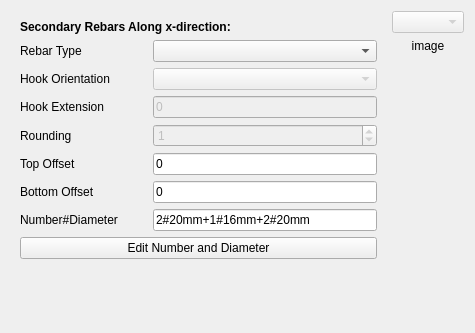
<?xml version="1.0" encoding="UTF-8"?>
<ui version="4.0">
 <class>SecXDirRebarsWidget</class>
 <widget class="QWidget" name="SecXDirRebarsWidget">
  <property name="enabled">
   <bool>true</bool>
  </property>
  <property name="geometry">
   <rect>
    <x>0</x>
    <y>0</y>
    <width>475</width>
    <height>333</height>
   </rect>
  </property>
  <property name="windowTitle">
   <string>Form</string>
  </property>
  <layout class="QGridLayout" name="gridLayout" columnstretch="1,0">
   <item row="0" column="0">
    <widget class="QWidget" name="xdir_rebars_dataWidget" native="true">
     <property name="enabled">
      <bool>true</bool>
     </property>
     <layout class="QFormLayout" name="formLayout">
      <item row="0" column="0" colspan="2">
       <widget class="QLabel" name="xdir_rebars_heading">
        <property name="font">
         <font>
          <weight>75</weight>
          <bold>true</bold>
         </font>
        </property>
        <property name="text">
         <string>Secondary Rebars Along x-direction:</string>
        </property>
       </widget>
      </item>
      <item row="1" column="0">
       <widget class="QLabel" name="xdir_rebars_typeLabel">
        <property name="text">
         <string>Rebar Type</string>
        </property>
       </widget>
      </item>
      <item row="1" column="1">
       <widget class="Gui::PrefComboBox" name="xdir_rebars_type">
        <property name="prefEntry" stdset="0">
         <cstring></cstring>
        </property>
        <property name="prefPath" stdset="0">
         <cstring></cstring>
        </property>
       </widget>
      </item>
      <item row="2" column="0">
       <widget class="QLabel" name="xdir_rebars_hookOrientationLabel">
        <property name="sizePolicy">
         <sizepolicy hsizetype="Fixed" vsizetype="Preferred">
          <horstretch>0</horstretch>
          <verstretch>0</verstretch>
         </sizepolicy>
        </property>
        <property name="minimumSize">
         <size>
          <width>127</width>
          <height>0</height>
         </size>
        </property>
        <property name="text">
         <string>Hook Orientation</string>
        </property>
       </widget>
      </item>
      <item row="2" column="1">
       <widget class="Gui::PrefComboBox" name="xdir_rebars_hookOrientation">
        <property name="enabled">
         <bool>false</bool>
        </property>
       </widget>
      </item>
      <item row="3" column="0">
       <widget class="QLabel" name="xdir_rebars_hookExtensionLabel">
        <property name="text">
         <string>Hook Extension</string>
        </property>
       </widget>
      </item>
      <item row="3" column="1">
       <widget class="Gui::InputField" name="xdir_rebars_hookExtension">
        <property name="enabled">
         <bool>false</bool>
        </property>
        <property name="text">
         <string>0 </string>
        </property>
        <property name="unit" stdset="0">
         <string notr="true"/>
        </property>
       </widget>
      </item>
      <item row="4" column="0">
       <widget class="QLabel" name="xdir_rebars_LRebarRoundingLabel">
        <property name="text">
         <string>Rounding</string>
        </property>
       </widget>
      </item>
      <item row="4" column="1">
       <widget class="Gui::PrefSpinBox" name="xdir_rebars_rounding">
        <property name="enabled">
         <bool>false</bool>
        </property>
        <property name="value">
         <number>1</number>
        </property>
       </widget>
      </item>
      <item row="5" column="0">
       <widget class="QLabel" name="xdir_rebars_topOffsetLabel">
        <property name="text">
         <string>Top Offset</string>
        </property>
       </widget>
      </item>
      <item row="5" column="1">
       <widget class="Gui::InputField" name="xdir_rebars_topOffset">
        <property name="text">
         <string>0 </string>
        </property>
        <property name="unit" stdset="0">
         <string notr="true"/>
        </property>
       </widget>
      </item>
      <item row="6" column="0">
       <widget class="QLabel" name="xdir_rebars_bottomOffsetLabel">
        <property name="text">
         <string>Bottom Offset</string>
        </property>
       </widget>
      </item>
      <item row="6" column="1">
       <widget class="Gui::InputField" name="xdir_rebars_bottomOffset">
        <property name="text">
         <string>0 </string>
        </property>
        <property name="unit" stdset="0">
         <string notr="true"/>
        </property>
       </widget>
      </item>
      <item row="7" column="0">
       <widget class="QLabel" name="numberDiameterLabel">
        <property name="text">
         <string>Number#Diameter</string>
        </property>
       </widget>
      </item>
      <item row="7" column="1">
       <widget class="Gui::PrefLineEdit" name="numberDiameter">
        <property name="enabled">
         <bool>true</bool>
        </property>
        <property name="focusPolicy">
         <enum>Qt::StrongFocus</enum>
        </property>
        <property name="text">
         <string>2#20mm+1#16mm+2#20mm</string>
        </property>
       </widget>
      </item>
      <item row="8" column="0" colspan="2">
       <widget class="QPushButton" name="xdir_rebars_editNumberDiameter">
        <property name="text">
         <string>Edit Number and Diameter</string>
        </property>
       </widget>
      </item>
     </layout>
    </widget>
   </item>
   <item row="0" column="1">
    <layout class="QVBoxLayout" name="ties_configurationLayout">
     <item>
      <widget class="Gui::PrefComboBox" name="ties_configuration">
       <property name="enabled">
        <bool>false</bool>
       </property>
       <property name="sizePolicy">
        <sizepolicy hsizetype="Preferred" vsizetype="Preferred">
         <horstretch>0</horstretch>
         <verstretch>0</verstretch>
        </sizepolicy>
       </property>
       <property name="prefEntry" stdset="0">
        <cstring></cstring>
       </property>
       <property name="prefPath" stdset="0">
        <cstring></cstring>
       </property>
      </widget>
     </item>
     <item>
      <widget class="QLabel" name="ties_configurationImage">
       <property name="sizePolicy">
        <sizepolicy hsizetype="Expanding" vsizetype="Expanding">
         <horstretch>0</horstretch>
         <verstretch>0</verstretch>
        </sizepolicy>
       </property>
       <property name="text">
        <string>image</string>
       </property>
       <property name="scaledContents">
        <bool>false</bool>
       </property>
       <property name="alignment">
        <set>Qt::AlignHCenter|Qt::AlignTop</set>
       </property>
      </widget>
     </item>
    </layout>
   </item>
  </layout>
 </widget>
 <customwidgets>
  <customwidget>
   <class>Gui::InputField</class>
   <extends>QLineEdit</extends>
   <header>Gui/InputField.h</header>
  </customwidget>
  <customwidget>
   <class>Gui::PrefSpinBox</class>
   <extends>QSpinBox</extends>
   <header>Gui/PrefWidgets.h</header>
  </customwidget>
  <customwidget>
   <class>Gui::PrefComboBox</class>
   <extends>QComboBox</extends>
   <header>Gui/PrefWidgets.h</header>
  </customwidget>
  <customwidget>
   <class>Gui::PrefLineEdit</class>
   <extends>QLineEdit</extends>
   <header>Gui/PrefWidgets.h</header>
  </customwidget>
 </customwidgets>
 <resources/>
 <connections/>
</ui>
